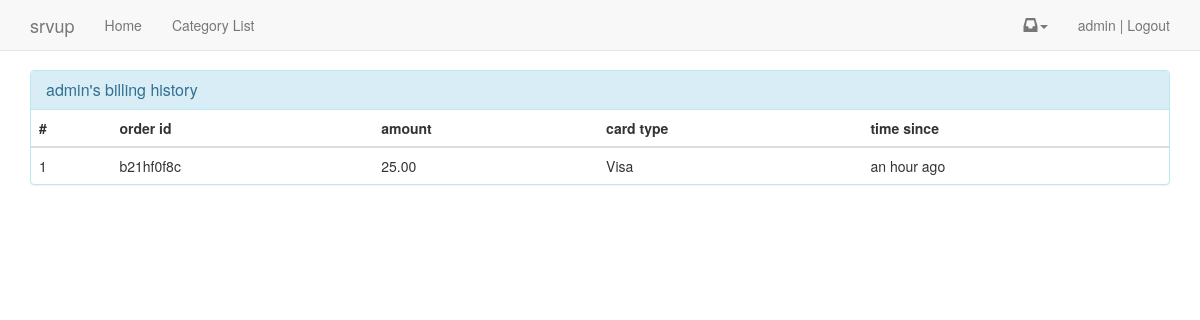
/billing/history/ (signed in), run on the app's committed database.
### account/models.py (models this page shows, shortened)
class MyUser(AbstractBaseUser):
    username = models.CharField(
        max_length=255,
        unique=True,)
    email = models.EmailField(
        max_length=255,
        unique=True,
    )
    first_name = models.CharField(
        max_length=255,
        null=True,
        blank=True)
    last_name = models.CharField(
        max_length=255,
        null=True,
        blank=True)
    is_member = models.BooleanField(default=False, verbose_name='Is Paid Member')
    is_active = models.BooleanField(default=True)
    is_admin = models.BooleanField(default=False)
    objects = MyUserManager()
    USERNAME_FIELD = 'username'
    REQUIRED_FIELDS = ['email']

### billing/models.py (models this page shows, shortened)
class Transaction(models.Model):
    user = models.ForeignKey(settings.AUTH_USER_MODEL)
    transaction_id = models.CharField(max_length=256) #braintree or stripe
    amount = models.DecimalField(max_digits=100, decimal_places=2)
    card_type = models.CharField(max_length=256) #paypal
    last_four = models.PositiveIntegerField(null=True, blank=True)
    success = models.BooleanField(default=True) #if fail then status log errors
    transaction_status = models.CharField(max_length=256, null=True, blank=True)
    order_id = models.CharField(max_length=256)
    timestamp = models.DateTimeField(auto_now=False, auto_now_add=True)
    objects = TransactionManager()
    class Meta:
        ordering = ['-timestamp']

### billing/views.py (the view)
# urls.py: url(r'^billing/history/$', 'billing.views.history', name='history'),
@login_required
def history(request):
    histories = request.user.transaction_set.get_success()
    return render(request, 'billing/history.html', {'queryset': histories})

### billing/models.py (called while the page is built)
    def success(self):
        return self.filter(success=True)

    def get_queryset(self):
        return TransactionQuerySet(self.model, using=self._db)

    def get_success(self):
        return self.get_queryset().success()

### templates/billing/history.html
{% extends "base.html" %}
{%  load humanize %}
{% block content %}
<div row>
<div col-sm-6 col-sm-offset-3>
<div class="panel panel-info">
  <div class="panel-heading">
  <h3 class="panel-title">{{ request.user }}'s billing history</h3>
  </div>
<table class="table">
    <thead>
        <th>#</th>
        <th>order id</th>
        <th>amount</th>
        <th>card type</th>
        <th>time since</th>
    </thead>
    <tbody>
        {% for obj in queryset %}
        <tr>
            <td>{{forloop.counter}}</td>
            <td>{{obj.order_id}}</td>
            <td>{{obj.amount}}</td>
            <td>{{obj.card_type}}</td>
            <td>{{obj.timestamp | naturaltime }}</td>
        </tr>
        {% endfor %}
    </tbody>
</table>
</div>
</div></div>
{% endblock %}

### templates/navbar.html (shortened to what this page needs)
    <nav class="navbar navbar-default navbar-static-top">
      <div class="container">
        <div class="navbar-header">
          <a class="navbar-brand" href="#">srvup</a>
        </div>
        <div id="navbar" class="navbar-collapse collapse">
          <ul class="nav navbar-nav">
            <li><a href="{% url 'home' %}">Home</a></li>
            <li><a href="{% url 'category_list' %}">Category List</a></li>
          </ul>
          <ul class="nav navbar-nav navbar-right">
          {% if user.is_authenticated %}
             <li class="dropdown">
              <a href="#" class="dropdown-toggle notification-toggle" data-toggle="dropdown" role="button" aria-expanded="false"><span class="glyphicon glyphicon-inbox" aria-hidden="true"></span><span class="caret"></span></a>
            </li>
            <li><a href="{% url 'logout' %}">{{ user }} | Logout</a></li>
            {% else %}
              {% if request.get_full_path == "/" %}
              {% else %}
                <li><a href="{% url 'login' %}">Login</a></li>
                <li><a href="{% url 'register' %}">Register</a></li>
              {% endif %}
          {% endif %}
          </ul>
        </div>
      </div>
    </nav>

### data on the page
MyUser: username "admin", user "admin"
Transaction: order_id "b21hf0f8c", amount "25.00", card_type "Visa", timestamp "an hour ago"
